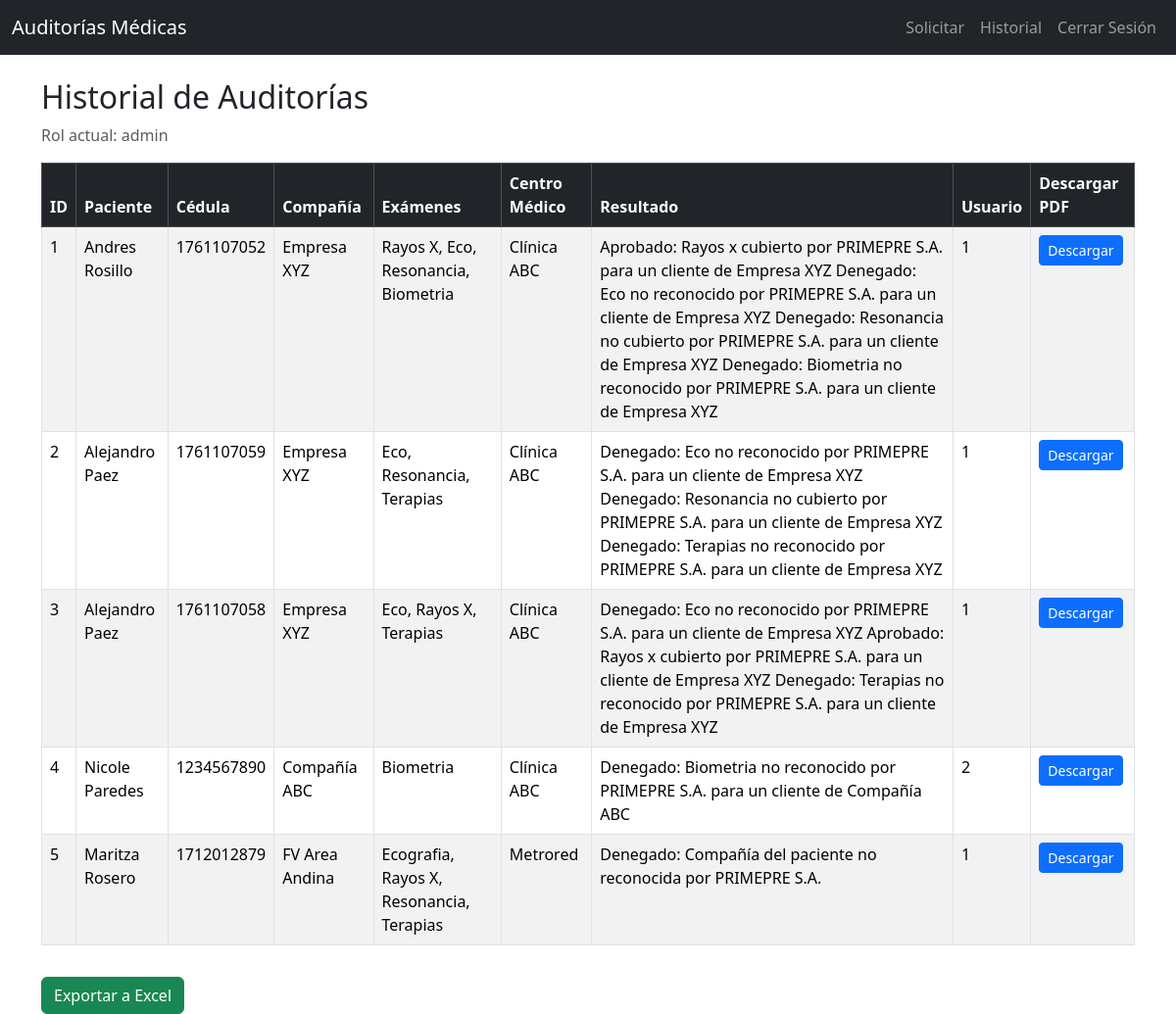
/historial (signed in), run on the app's committed database.
### app.py (models this page shows)
class User(db.Model, UserMixin):
    id = db.Column(db.Integer, primary_key=True)
    email = db.Column(db.String(150), unique=True, nullable=False)
    password = db.Column(db.String(150), nullable=False)
    role = db.Column(db.String(20), default='user')

class Auditoria(db.Model):
    id = db.Column(db.Integer, primary_key=True)
    paciente = db.Column(db.String(150), nullable=False)
    cedula = db.Column(db.String(20), nullable=False)
    compania_paciente = db.Column(db.String(150), nullable=False)
    examenes = db.Column(db.String(500), nullable=False)
    centro_medico = db.Column(db.String(150), nullable=False)
    resultado = db.Column(db.String(500), nullable=False)
    usuario_id = db.Column(db.Integer, db.ForeignKey('user.id'), nullable=False)
    pdf_path = db.Column(db.String(500))

### app.py (the view)
@app.route('/historial')
@login_required
def historial():
    if current_user.role == 'admin':
        auditorias = Auditoria.query.all()
    else:
        auditorias = Auditoria.query.filter_by(usuario_id=current_user.id).all()
    return render_template('historial.html', auditorias=auditorias)

### app.py (called while the page is built)
@login_manager.user_loader
def load_user(user_id):
    return User.query.get(int(user_id))

### templates/historial.html (shortened to what this page needs)
{% extends "base.html" %}
{% block content %}
<h2>Historial de Auditorías</h2>
<p class="text-muted">Rol actual: {{ current_user.role }}</p>
<div class="table-responsive">
    <table class="table table-striped table-bordered">
        <thead class="table-dark">
            <tr>
                <th>ID</th>
                <th>Paciente</th>
                <th>Cédula</th>
                <th>Compañía</th>
                <th>Exámenes</th>
                <th>Centro Médico</th>
                <th>Resultado</th>
                {% if current_user.role == 'admin' %}
                <th>Usuario</th>
                {% endif %}
                <th>Descargar PDF</th>
            </tr>
        </thead>
        <tbody>
            {% for auditoria in auditorias %}
            <tr>
                <td>{{ auditoria.id }}</td>
                <td>{{ auditoria.paciente }}</td>
                <td>{{ auditoria.cedula }}</td>
                <td>{{ auditoria.compania_paciente }}</td>
                <td>{{ auditoria.examenes }}</td>
                <td>{{ auditoria.centro_medico }}</td>
                <td>{{ auditoria.resultado }}</td>
                {% if current_user.role == 'admin' %}
                <td>{{ auditoria.usuario_id }}</td>
                {% endif %}
                <td><a href="{{ url_for('descargar_pdf', auditoria_id=auditoria.id) }}" class="btn btn-sm btn-primary">Descargar</a></td>
            </tr>
            {% endfor %}
        </tbody>
    </table>
</div>
<div class="mt-3">
    <a href="{{ url_for('exportar_historial') }}" class="btn btn-success">Exportar a Excel</a>
</div>
{% endblock %}

### templates/base.html (shortened to what this page needs)
<!DOCTYPE html>
<html lang="es">
<head>
    <link href="https://cdn.jsdelivr.net/npm/bootstrap@5.3.3/dist/css/bootstrap.min.css" rel="stylesheet">
</head>
<body>
    <nav class="navbar navbar-expand-lg navbar-dark bg-dark">
        <div class="container-fluid">
            <a class="navbar-brand" href="#">Auditorías Médicas</a>
            <div class="collapse navbar-collapse" id="navbarNav">
                <ul class="navbar-nav ms-auto">
                    {% if current_user.is_authenticated %}
                        <li class="nav-item">
                            <a class="nav-link" href="{{ url_for('solicitar') }}">Solicitar</a>
                        </li>
                        <li class="nav-item">
                            <a class="nav-link" href="{{ url_for('historial') }}">Historial</a>
                        </li>
                        <li class="nav-item">
                            <a class="nav-link" href="{{ url_for('logout') }}">Cerrar Sesión</a>
                        </li>
                    {% endif %}
                </ul>
            </div>
        </div>
    </nav>
    <div class="container mt-4">
        {% block content %}{% endblock %}
    </div>
</body>
</html>

### data on the page
User: role "admin"
Auditoria: id "1", paciente "Andres Rosillo", cedula "1761107052", compania_paciente "Empresa XYZ", examenes "Rayos X, Eco, Resonancia, Biometria", centro_medico "Clínica ABC", resultado "Aprobado: Rayos x cubierto por PRIMEPRE S.A. para un cliente de Empresa XYZ Denegado: Eco no reconocido por PRIMEPRE S.A. para un cliente de Empresa XYZ Denegado: Resonancia no cubierto por PRIMEPRE S.A. para un cliente de Empresa XYZ Denegado: Biometria no reconocido por PRIMEPRE S.A. para un cliente de Empresa XYZ", usuario_id "1"
Auditoria: id "2", paciente "Alejandro Paez", cedula "1761107059", compania_paciente "Empresa XYZ", examenes "Eco, Resonancia, Terapias", centro_medico "Clínica ABC", resultado "Denegado: Eco no reconocido por PRIMEPRE S.A. para un cliente de Empresa XYZ Denegado: Resonancia no cubierto por PRIMEPRE S.A. para un cliente de Empresa XYZ Denegado: Terapias no reconocido por PRIMEPRE S.A. para un cliente de Empresa XYZ", usuario_id "1"
Auditoria: id "3", paciente "Alejandro Paez", cedula "1761107058", compania_paciente "Empresa XYZ", examenes "Eco, Rayos X, Terapias", centro_medico "Clínica ABC", resultado "Denegado: Eco no reconocido por PRIMEPRE S.A. para un cliente de Empresa XYZ Aprobado: Rayos x cubierto por PRIMEPRE S.A. para un cliente de Empresa XYZ Denegado: Terapias no reconocido por PRIMEPRE S.A. para un cliente de Empresa XYZ", usuario_id "1"
Auditoria: id "4", paciente "Nicole Paredes", cedula "1234567890", compania_paciente "Compañía ABC", examenes "Biometria", centro_medico "Clínica ABC", resultado "Denegado: Biometria no reconocido por PRIMEPRE S.A. para un cliente de Compañía ABC", usuario_id "2"
Auditoria: id "5", paciente "Maritza Rosero", cedula "1712012879", compania_paciente "FV Area Andina", examenes "Ecografia, Rayos X, Resonancia, Terapias", centro_medico "Metrored", resultado "Denegado: Compañía del paciente no reconocida por PRIMEPRE S.A.", usuario_id "1"
